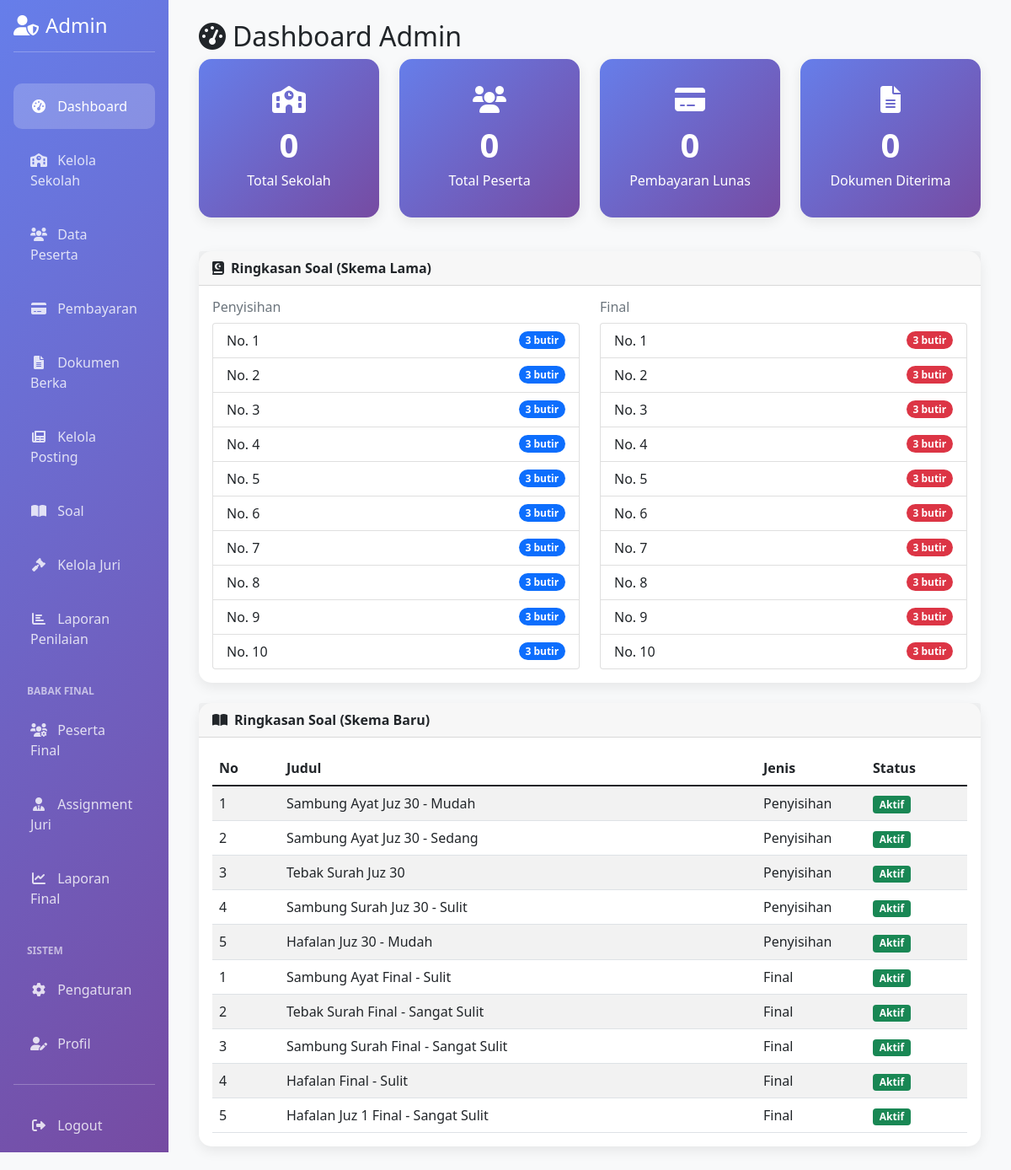
Screenshot of /admin/dashboard.php (signed in) with the database file from the repository.
### tables this page shows
CREATE TABLE soal_musabaqoh (
    id INT AUTO_INCREMENT PRIMARY KEY,
    no_soal INT NOT NULL,
    soal1 TEXT NOT NULL,
    soal2 TEXT NOT NULL,
    soal3 TEXT NOT NULL,
    status ENUM('Aktif', 'Nonaktif') DEFAULT 'Aktif',
    created_at TIMESTAMP DEFAULT CURRENT_TIMESTAMP,
    updated_at TIMESTAMP DEFAULT CURRENT_TIMESTAMP ON UPDATE CURRENT_TIMESTAMP
);

CREATE TABLE soal_musabaqoh_final (
    id INT AUTO_INCREMENT PRIMARY KEY,
    no_soal INT NOT NULL,
    soal1 TEXT NOT NULL,
    soal2 TEXT NOT NULL,
    soal3 TEXT NOT NULL,
    status ENUM('Aktif', 'Nonaktif') DEFAULT 'Aktif',
    created_at TIMESTAMP DEFAULT CURRENT_TIMESTAMP,
    updated_at TIMESTAMP DEFAULT CURRENT_TIMESTAMP ON UPDATE CURRENT_TIMESTAMP,
    UNIQUE KEY unique_no_soal_final (no_soal)
);

CREATE TABLE IF NOT EXISTS soal_musabaqoh_new (
    id INT AUTO_INCREMENT PRIMARY KEY,
    no_soal INT NOT NULL,
    kategori_id INT NOT NULL,
    tingkat_id INT NOT NULL,
    jenis_soal ENUM('Penyisihan', 'Final') NOT NULL,
    judul_soal VARCHAR(255) NOT NULL,
    soal1 TEXT NOT NULL,
    soal2 TEXT NOT NULL,
    soal3 TEXT NOT NULL,
    kunci_jawaban1 TEXT,
    kunci_jawaban2 TEXT,
    kunci_jawaban3 TEXT,
    waktu_pengerjaan INT DEFAULT 300,  
    skor_maksimal INT DEFAULT 100,
    status ENUM('Aktif', 'Nonaktif', 'Draft') DEFAULT 'Draft',
    created_at TIMESTAMP DEFAULT CURRENT_TIMESTAMP,
    updated_at TIMESTAMP DEFAULT CURRENT_TIMESTAMP ON UPDATE CURRENT_TIMESTAMP,
    created_by INT,
    updated_by INT,
    UNIQUE KEY unique_no_soal_jenis (no_soal, jenis_soal),
    FOREIGN KEY (kategori_id) REFERENCES kategori_soal(id) ON DELETE RESTRICT,
    FOREIGN KEY (tingkat_id) REFERENCES tingkat_kesulitan(id) ON DELETE RESTRICT
);

### config/security.php (called while the page is built, shortened)
<?php
function sanitizeOutput($value) {
    return htmlspecialchars($value ?? '', ENT_QUOTES, 'UTF-8');
}
?>

### admin/dashboard.php (the view, shortened to what this page needs)
<?php
require_once '../config/security.php';
require_once '../config/database.php';
try {
    $total_sekolah = $pdo->query("SELECT COUNT(*) FROM sekolah")->fetchColumn();
    $total_peserta = $pdo->query("SELECT COUNT(*) FROM peserta")->fetchColumn();
    $pembayaran_lunas = $pdo->query("SELECT COUNT(*) FROM pembayaran WHERE status_pembayaran = 'Lunas'")->fetchColumn();
    $dokumen_diterima = $pdo->query("SELECT COUNT(*) FROM dokumen_berka WHERE status_dokumen = 'Diterima'")->fetchColumn();
} catch (PDOException $e) {
    $error = "Terjadi kesalahan dalam mengambil data!";
}
$soalPenyisihan = [];
$soalFinal = [];
try {
    if ($pdo->query("SHOW TABLES LIKE 'soal_musabaqoh'")->rowCount()) {
        $soalPenyisihan = $pdo->query("SELECT no_soal, soal1, soal2, soal3 FROM soal_musabaqoh ORDER BY no_soal LIMIT 10")->fetchAll();
    }
} catch (PDOException $e) {}
try {
    if ($pdo->query("SHOW TABLES LIKE 'soal_musabaqoh_final'")->rowCount()) {
        $soalFinal = $pdo->query("SELECT no_soal, soal1, soal2, soal3 FROM soal_musabaqoh_final ORDER BY no_soal LIMIT 10")->fetchAll();
    }
} catch (PDOException $e) {}
$soalBaru = [];
try {
    if ($pdo->query("SHOW TABLES LIKE 'soal_musabaqoh_new'")->rowCount()) {
        $soalBaru = $pdo->query("SELECT id, no_soal, judul_soal, jenis_soal, status FROM soal_musabaqoh_new ORDER BY jenis_soal, no_soal LIMIT 10")->fetchAll();
    }
} catch (PDOException $e) {}
?>
<!DOCTYPE html>
<html lang="id">
<head>
    <link href="https://cdn.jsdelivr.net/npm/bootstrap@5.1.3/dist/css/bootstrap.min.css" rel="stylesheet">
    <link href="https://cdnjs.cloudflare.com/ajax/libs/font-awesome/6.0.0/css/all.min.css" rel="stylesheet">
</head>
<body>
    <div class="container-fluid">
        <div class="row">
            <?php include 'menu.php'; ?>
            <div class="col-md-9 col-lg-10">
                <div class="p-4">
                    <h2><i class="fas fa-tachometer-alt me-2"></i>Dashboard Admin</h2>
                    <div class="row mb-4">
                        <div class="col-md-3 mb-3">
                            <a href="sekolah.php" class="card-link">
                                <div class="card stat-card">
                                    <div class="card-body text-center">
                                        <i class="fas fa-school fa-2x mb-2"></i>
                                        <div class="stat-number"><?php echo $total_sekolah; ?></div>
                                        <div>Total Sekolah</div>
                                    </div>
                                </div>
                            </a>
                        </div>
                        <div class="col-md-3 mb-3">
                            <a href="peserta.php" class="card-link">
                                <div class="card stat-card">
                                    <div class="card-body text-center">
                                        <i class="fas fa-users fa-2x mb-2"></i>
                                        <div class="stat-number"><?php echo $total_peserta; ?></div>
                                        <div>Total Peserta</div>
                                    </div>
                                </div>
                            </a>
                        </div>
                        <div class="col-md-3 mb-3">
                            <a href="pembayaran.php" class="card-link">
                                <div class="card stat-card">
                                    <div class="card-body text-center">
                                        <i class="fas fa-credit-card fa-2x mb-2"></i>
                                        <div class="stat-number"><?php echo $pembayaran_lunas; ?></div>
                                        <div>Pembayaran Lunas</div>
                                    </div>
                                </div>
                            </a>
                        </div>
                        <div class="col-md-3 mb-3">
                            <a href="dokumen.php" class="card-link">
                                <div class="card stat-card">
                                    <div class="card-body text-center">
                                        <i class="fas fa-file-alt fa-2x mb-2"></i>
                                        <div class="stat-number"><?php echo $dokumen_diterima; ?></div>
                                        <div>Dokumen Diterima</div>
                                    </div>
                                </div>
                            </a>
                        </div>
                    </div>
                    <div class="card mb-4" id="soal">
                        <div class="card-header d-flex align-items-center">
                            <i class="fas fa-book-quran me-2"></i>
                            <strong>Ringkasan Soal (Skema Lama)</strong>
                        </div>
                        <div class="card-body">
                            <div class="row">
                                <div class="col-md-6">
                                    <h6 class="text-muted">Penyisihan</h6>
                                    <?php if (empty($soalPenyisihan)): ?>
                                        <p class="text-muted">Tidak ada data.</p>
                                    <?php else: ?>
                                        <ul class="list-group">
                                            <?php foreach ($soalPenyisihan as $s): ?>
                                                <li class="list-group-item d-flex justify-content-between align-items-center">
                                                    No. <?php echo sanitizeOutput($s['no_soal']); ?>
                                                    <span class="badge bg-primary rounded-pill">3 butir</span>
                                                </li>
                                            <?php endforeach; ?>
                                        </ul>
                                    <?php endif; ?>
                                </div>
                                <div class="col-md-6">
                                    <h6 class="text-muted">Final</h6>
                                    <?php if (empty($soalFinal)): ?>
                                        <p class="text-muted">Tidak ada data.</p>
                                    <?php else: ?>
                                        <ul class="list-group">
                                            <?php foreach ($soalFinal as $s): ?>
                                                <li class="list-group-item d-flex justify-content-between align-items-center">
                                                    No. <?php echo sanitizeOutput($s['no_soal']); ?>
                                                    <span class="badge bg-danger rounded-pill">3 butir</span>
                                                </li>
                                            <?php endforeach; ?>
                                        </ul>
                                    <?php endif; ?>
                                </div>
                            </div>
                        </div>
                    </div>
                    <div class="card mb-4" id="soal-baru">
                        <div class="card-header d-flex align-items-center">
                            <i class="fas fa-book-open me-2"></i>
                            <strong>Ringkasan Soal (Skema Baru)</strong>
                        </div>
                        <div class="card-body">
                            <?php if (empty($soalBaru)): ?>
                                <p class="text-muted">Tidak ada data.</p>
                            <?php else: ?>
                                <div class="table-responsive">
                                    <table class="table table-striped table-hover mb-0">
                                        <thead>
                                            <tr>
                                                <th style="width: 80px;">No</th>
                                                <th>Judul</th>
                                                <th style="width: 130px;">Jenis</th>
                                                <th style="width: 120px;">Status</th>
                                            </tr>
                                        </thead>
                                        <tbody>
                                            <?php foreach ($soalBaru as $s): ?>
                                                <tr>
                                                    <td><?php echo htmlspecialchars($s['no_soal']); ?></td>
                                                    <td><?php echo htmlspecialchars($s['judul_soal']); ?></td>
                                                    <td><?php echo htmlspecialchars($s['jenis_soal']); ?></td>
                                                    <td>
                                                        <span class="badge bg-<?php echo $s['status'] == 'Aktif' ? 'success' : ($s['status'] == 'Draft' ? 'warning' : 'secondary'); ?>">
                                                            <?php echo htmlspecialchars($s['status']); ?>
                                                        </span>
                                                    </td>
                                                </tr>
                                            <?php endforeach; ?>
                                        </tbody>
                                    </table>
                                </div>
                            <?php endif; ?>
                        </div>
                    </div>
                </div>
            </div>
        </div>
    </div>
</body>
</html>

### rows the page displays
soal_musabaqoh: no_soal "1"
soal_musabaqoh: no_soal "2"
soal_musabaqoh: no_soal "3"
soal_musabaqoh: no_soal "4"
soal_musabaqoh: no_soal "5"
soal_musabaqoh: no_soal "6"
soal_musabaqoh: no_soal "7"
soal_musabaqoh: no_soal "8"
soal_musabaqoh: no_soal "9"
soal_musabaqoh: no_soal "10"
soal_musabaqoh_final: no_soal "1"
soal_musabaqoh_final: no_soal "2"
soal_musabaqoh_final: no_soal "3"
soal_musabaqoh_final: no_soal "4"
soal_musabaqoh_final: no_soal "5"
soal_musabaqoh_final: no_soal "6"
soal_musabaqoh_final: no_soal "7"
soal_musabaqoh_final: no_soal "8"
soal_musabaqoh_final: no_soal "9"
soal_musabaqoh_final: no_soal "10"
soal_musabaqoh_new: no_soal "1", judul_soal "Sambung Ayat Juz 30 - Mudah", jenis_soal "Penyisihan", status "Aktif"
soal_musabaqoh_new: no_soal "2", judul_soal "Sambung Ayat Juz 30 - Sedang", jenis_soal "Penyisihan", status "Aktif"
soal_musabaqoh_new: no_soal "3", judul_soal "Tebak Surah Juz 30", jenis_soal "Penyisihan", status "Aktif"
soal_musabaqoh_new: no_soal "4", judul_soal "Sambung Surah Juz 30 - Sulit", jenis_soal "Penyisihan", status "Aktif"
soal_musabaqoh_new: no_soal "5", judul_soal "Hafalan Juz 30 - Mudah", jenis_soal "Penyisihan", status "Aktif"
soal_musabaqoh_new: no_soal "1", judul_soal "Sambung Ayat Final - Sulit", jenis_soal "Final", status "Aktif"
soal_musabaqoh_new: no_soal "2", judul_soal "Tebak Surah Final - Sangat Sulit", jenis_soal "Final", status "Aktif"
soal_musabaqoh_new: no_soal "3", judul_soal "Sambung Surah Final - Sangat Sulit", jenis_soal "Final", status "Aktif"
soal_musabaqoh_new: no_soal "4", judul_soal "Hafalan Final - Sulit", jenis_soal "Final", status "Aktif"
soal_musabaqoh_new: no_soal "5", judul_soal "Hafalan Juz 1 Final - Sangat Sulit", jenis_soal "Final", status "Aktif"

### other values shown
$total_sekolah "0"
$total_peserta "0"
$pembayaran_lunas "0"
$dokumen_diterima "0"
